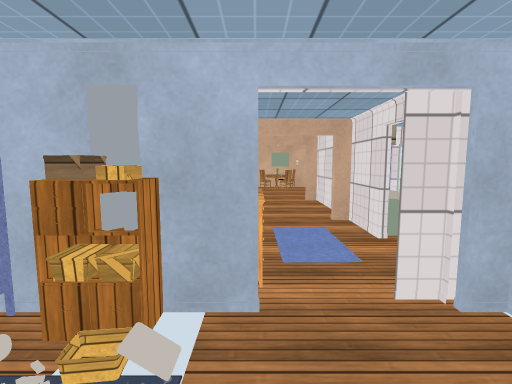
view 1 (above)

16 first-person views from a walk through a 3-D level made in the Unity game engine. The camera is 1.5 m above the floor, tilts 6° down and sees 85° across. The floor is counted in squares, 1 m on a side. Each view is taken from the middle of a square. On the plan, view 1 faces up. The plan holds only what a view shows up to about 14 squares ahead; the rest is blank. The place goes on beyond the plan. The player is left out. Some surface patterns are stand-ins.

view 2
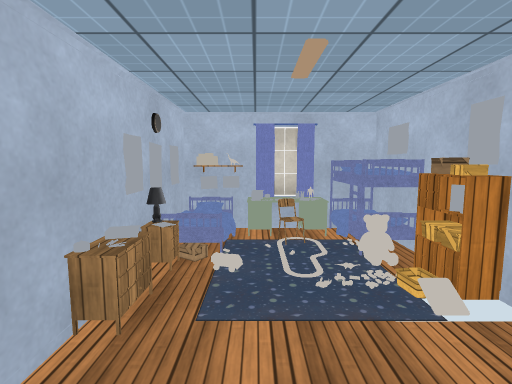

view 3
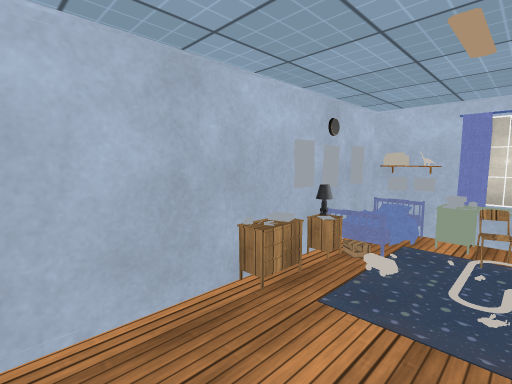

view 4
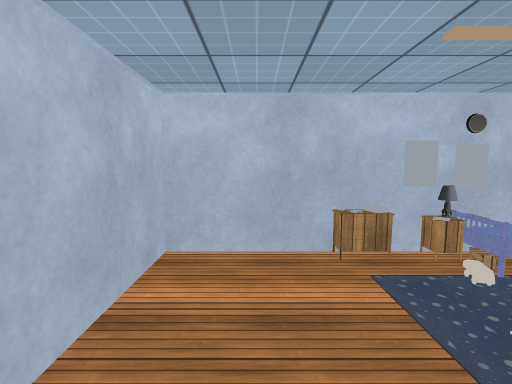

view 5
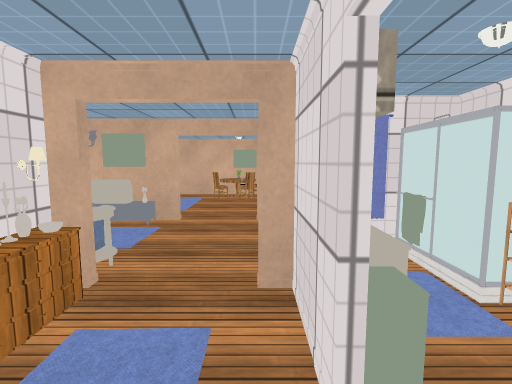

view 6
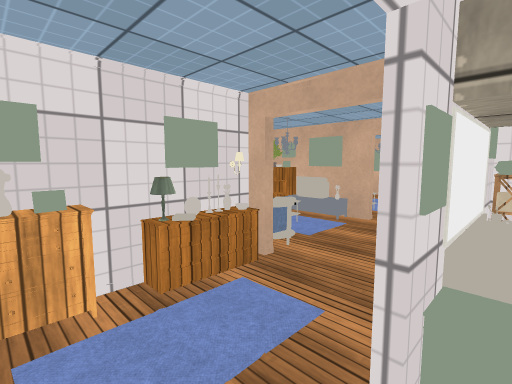

view 7
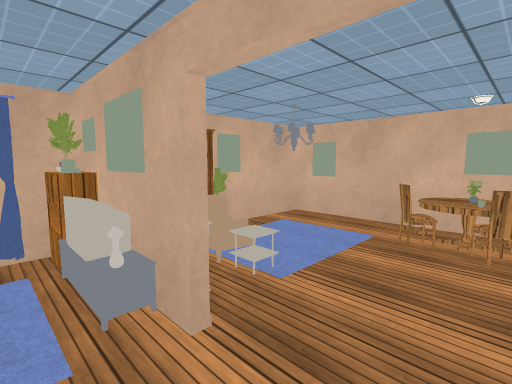

view 8
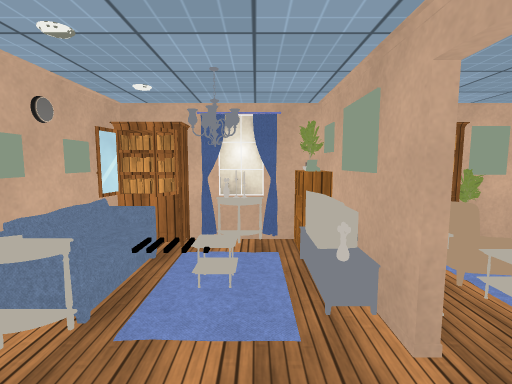

view 9
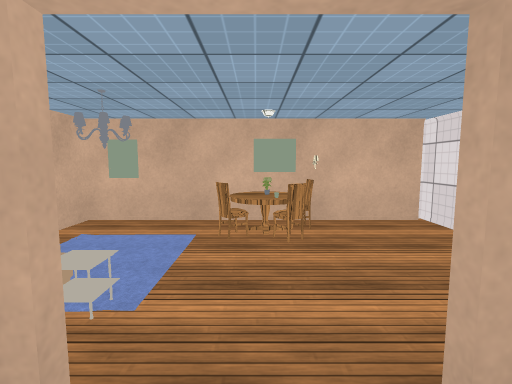

view 10
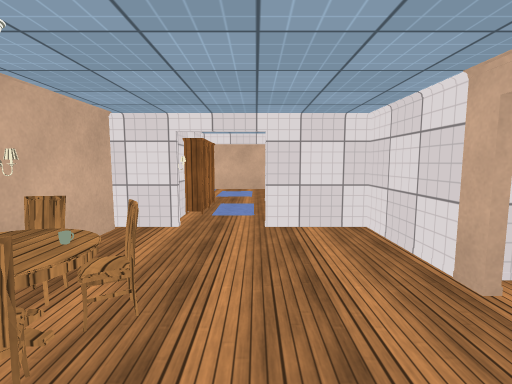

view 11
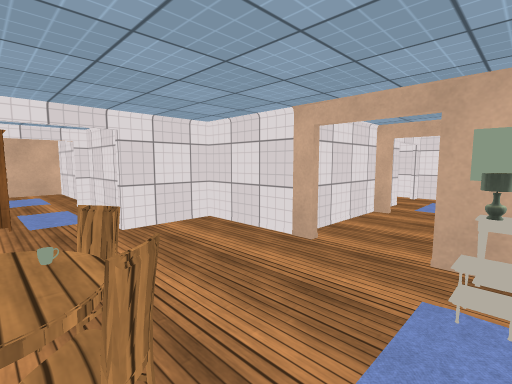

view 12
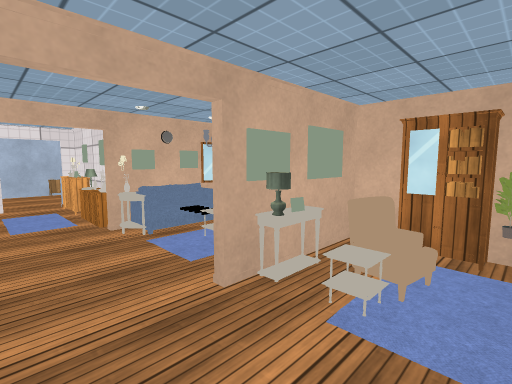

view 13
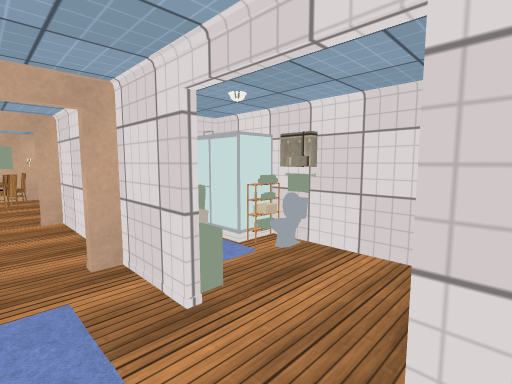

view 14
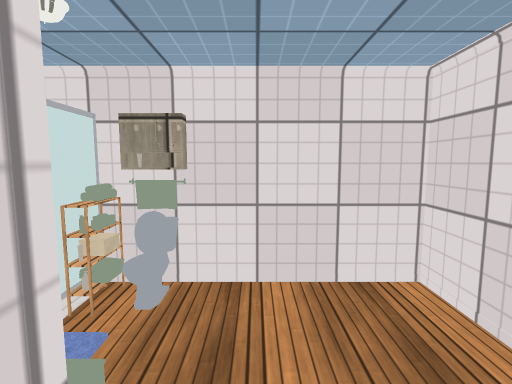

view 15
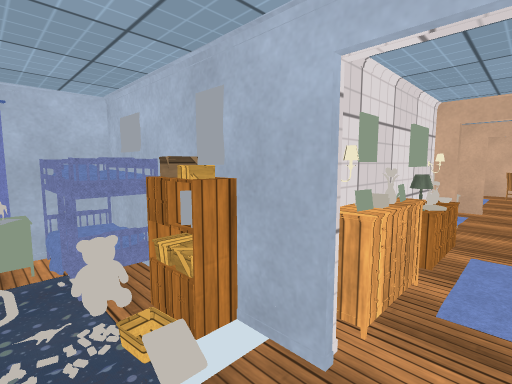

view 16
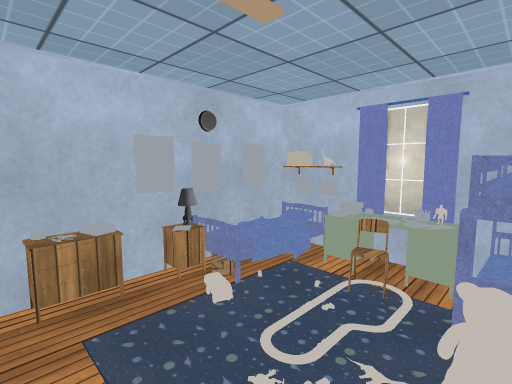

### Floor plan
Points are (right, up) in squares from view 1. A wall is a line through its corners. A room is listed if a view was taken in it or the views show most of it. See-through windows are left out.
Room 1 (views 1, 2, 3, 15, 16)
walls: (0.5, -1.6) (2.4, -1.6) (2.4, 2.5); (-3.5, -1.6) (-2.4, -1.6); (2.3, 2.9) (1.5, 2.9); (2.6, 2.7) (2, 2.7)
ways out: opening at (0.5, 3.5) to room 2
objects: other object (-4, -1); other object (-4, 0); other object (-4, 1); other object (-4, 2) to (-3, 3); other object (-3, -1) to (-2, -1); other object (-3, 0); other object (-3, 3); other object (-2, -2); other object (-2, 0); other object (-2, 1); other object (-2, 2) to (-2, 3); other object (-1, -2) to (-1, -1); other object (-1, 2); other object (-1, 3); other object (0, -2); other object (0, 3)
Room 2 (views 4, 5, 6, 7, 8, 9, 10, 11, 12, 13, 14)
walls: (2.4, 9.4) (2.4, 11.2) (2, 11.2); (2, 11.4) (5.4, 11.4) (5.4, 13.9); (-0.4, 6.1) (-0.4, 4.1); (-3.2, 7.4) (-2.4, 7.4); (1.5, 2.9) (2.5, 2.9); (5.4, 15.7) (5.4, 17.5); (0.6, 17.2) (-3.4, 17.2) (-3.4, 8.6); (2.6, 2.9) (5.4, 2.9) (5.4, 7); (2.4, 2.5) (2.4, 3.5); (5.4, 17.2) (2.4, 17.2)
ways out: opening at (0.5, 3.5) to room 1; opening at (6, 14.5)
objects: other object (-3, 8); other object (-3, 9); other object (-3, 10); other object (-3, 11); other object (-3, 12) to (-3, 13); other object (-3, 15); other object (-2, 7); other object (-2, 8) to (0, 8); other object (-2, 11); other object (-2, 12); other object (-2, 13); other object (-1, 7); other object (-1, 9); other object (-1, 11); other object (-1, 12); other object (0, 4); other object (0, 5); other object (0, 6); other object (0, 7); other object (0, 15); other object (0, 16); other object (1, 7); other object (1, 8); other object (1, 15); other object (1, 16); other object (2, 8); other object (2, 15); other object (2, 16); other object (3, 6) to (3, 7); other object (3, 8); other object (3, 9) to (4, 9); other object (4, 7); other object (4, 8); other object (5, 6); other object (5, 7); other object (5, 9)

Where each view was taken, in squares from view 1:
view 1: 0 up, 0 right, facing up
view 2: 0 up, 2 right, facing left
view 3: 1 up, 2 right, facing down-left
view 4: 3 up, 1 right, facing down
view 5: 4 up, 2 right, facing up
view 6: 4 up, 3 right, facing up-left
view 7: 10 up, 2 right, facing up-left
view 8: 10 up, 2 right, facing left
view 9: 10 up, 1 right, facing up
view 10: 14 up, 1 left, facing right
view 11: 16 up, 1 left, facing down-right
view 12: 14 up, 2 right, facing down-left
view 13: 3 up, 1 right, facing up-right
view 14: 5 up, 2 right, facing right
view 15: 1 up, 1 right, facing up-left
view 16: 2 up, 0 right, facing down-left
